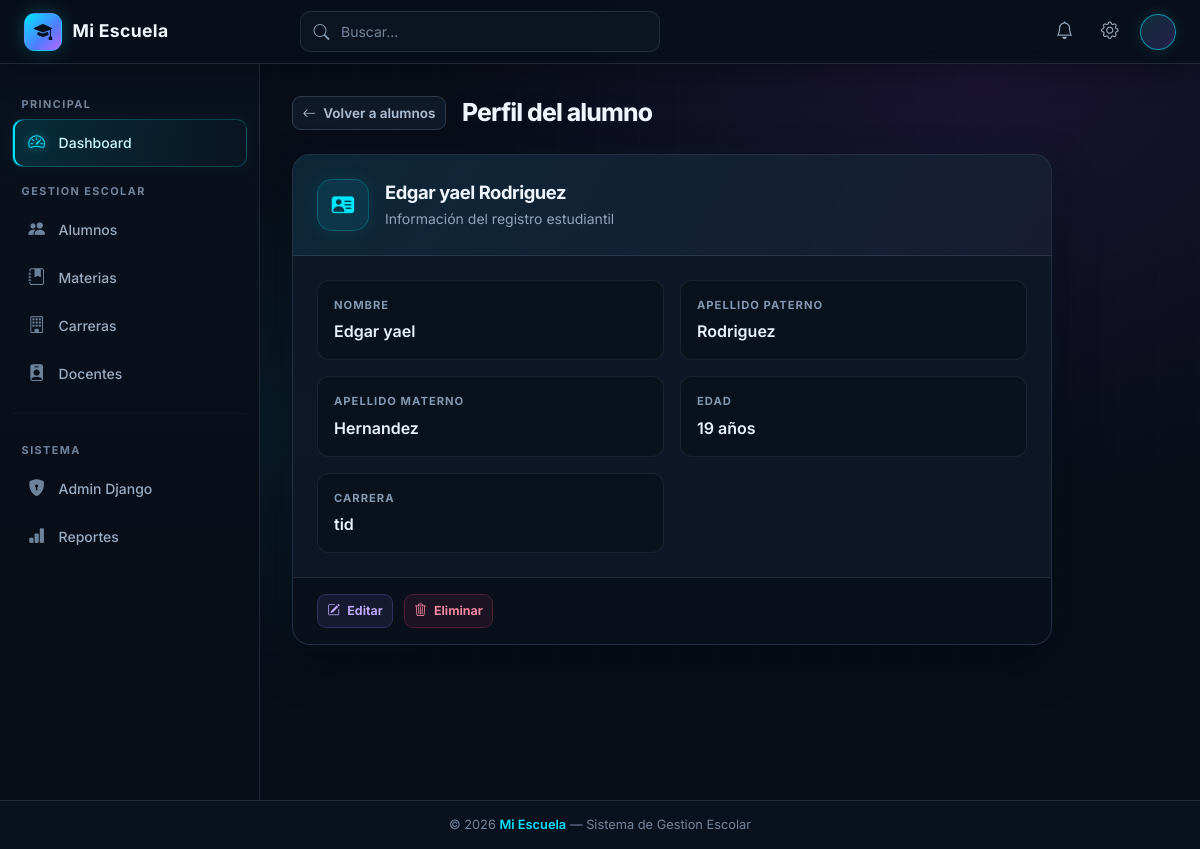
Page /alumnos/detalle_alumno/4/ on the committed database.
### alumnos/models.py (models this page shows, shortened)
class Alumno(models.Model):
    carrera = models.ForeignKey('Carrera', on_delete=models.CASCADE, verbose_name="Carrera")
    matricula = models.CharField(verbose_name="Matricula", max_length=10, unique=True)
    nombre = models.CharField(verbose_name="Nombre alumno", max_length=50)
    apellido_paterno = models.CharField(verbose_name="Apellido paterno", max_length=100)
    apellido_materno = models.CharField(verbose_name="Apellido materno", max_length=100)
    edad = models.IntegerField(verbose_name="Edad")
    fecha_registro = models.DateTimeField(verbose_name="Fecha de registro", auto_now_add=True)

class Carrera(models.Model):
    codigo = models.CharField(verbose_name="Código de la carrera", max_length=10, unique=True)
    nombre = models.CharField(verbose_name="Nombre de la carrera", max_length=100)
    duracion = models.IntegerField(verbose_name="Duración en cuatrimestres")
    fecha_registro = models.DateTimeField(verbose_name="Fecha de registro", auto_now_add=True)

### alumnos/views.py (the view)
# urls.py: path('detalle_alumno/<int:id>/', views.detalle_alumno, name='detalle_alumno'),
def detalle_alumno(request, id):
    alumno = Alumno.objects.get(id=id)
    return render(request, 'detalle_alumno.html', {'alumno': alumno})

### alumnos/templates/detalle_alumno.html (shortened to what this page needs)
{% extends 'base.html' %}
{% block contenido %}
<div class="page-header">
    <a href="{% url 'lista_alumnos' %}" class="btn-back">
        <i class="bi bi-arrow-left"></i> Volver a alumnos
    </a>
    <h1 class="page-title">Perfil del alumno</h1>
</div>
<section class="detail-card">
    <header class="detail-card-header">
        <div class="detail-card-icon">
            <i class="bi bi-person-vcard-fill"></i>
        </div>
        <div>
            <h2 class="detail-card-title">{{ alumno.nombre }} {{ alumno.apellido_paterno }}</h2>
            <p class="detail-card-subtitle">Información del registro estudiantil</p>
        </div>
    </header>
    <div class="detail-grid">
        <div class="detail-item">
            <span class="detail-label">Nombre</span>
            <span class="detail-value">{{ alumno.nombre }}</span>
        </div>
        <div class="detail-item">
            <span class="detail-label">Apellido paterno</span>
            <span class="detail-value">{{ alumno.apellido_paterno }}</span>
        </div>
        <div class="detail-item">
            <span class="detail-label">Apellido materno</span>
            <span class="detail-value">{{ alumno.apellido_materno }}</span>
        </div>
        <div class="detail-item">
            <span class="detail-label">Edad</span>
            <span class="detail-value">{{ alumno.edad }} años</span>
        </div>
        <div class="detail-item">
            <span class="detail-label">Carrera</span>
            <span class="detail-value">{{ alumno.carrera.nombre }}</span>
        </div>
    </div>
    <footer class="detail-card-footer">
        <a href="{% url 'editar_alumno' alumno.id %}" class="student-action student-action-edit">
            <i class="bi bi-pencil-square"></i> Editar
        </a>
        <a href="{% url 'eliminar_alumno' alumno.id %}" class="student-action student-action-delete">
            <i class="bi bi-trash3"></i> Eliminar
        </a>
    </footer>
</section>
{% endblock %}

### alumnos/static/alumnos/css/base.css (style rules this page uses)
:root { color-scheme: dark; --bg: #080d18; --surface: #101a29; --surface-raised: #152236; --line: rgba(137, 166, 204, 0.17); --text: #e8f1ff; --muted: #91a4bc; --cyan: #00e5ff; --purple: #b967ff; --pink: #ff5277; --sidebar-width: 260px; --navbar-height: 64px; --primary: var(--cyan); --primary-dark: #00b8d4; --sidebar-bg: var(--bg); --sidebar-hover: #111c2c; --sidebar-active: var(--cyan); --text-muted-sidebar: #71839b; --content-bg: var(--bg); }
* { box-sizing: border-box; }
html { min-width: 320px; scroll-behavior: smooth; }
body { display: flex; min-height: 100vh; flex-direction: column; margin: 0; background: radial-gradient(ellipse at 82% 8%, rgba(120, 55, 190, 0.16), transparent 34rem), radial-gradient(ellipse at 15% 50%, rgba(0, 190, 220, 0.08), transparent 38rem), repeating-linear-gradient(0deg, transparent 0, transparent 39px, rgba(103, 148, 190, 0.022) 40px), repeating-linear-gradient(90deg, transparent 0, transparent 39px, rgba(103, 148, 190, 0.022) 40px), var(--bg); color: var(--text); font-family: 'Inter', sans-serif; }
a { color: var(--cyan); }
a, button, input, select, textarea { -webkit-tap-highlight-color: transparent; }
h1, h2, h3, h4, h5, h6 { color: #eff6ff; letter-spacing: -0.025em; }
.btn, .btn-save, .btn-delete, .btn-new-student, .btn-back, .student-action { display: inline-flex; min-height: 38px; align-items: center; justify-content: center; gap: 0.45rem; padding: 0.55rem 0.85rem; border: 1px solid transparent; border-radius: 9px; font: inherit; font-size: 0.84rem; font-weight: 650; line-height: 1.2; text-decoration: none; cursor: pointer; transition: color 0.18s, background 0.18s, border-color 0.18s, box-shadow 0.18s, transform 0.18s; }
.btn-back { min-height: 34px; padding: 0.35rem 0.6rem; border-color: #2b3b50; background: rgba(17, 28, 44, 0.8); color: #a9bbd1; }
.page-header { display: flex; align-items: center; gap: 1rem; margin-bottom: 1.5rem; }
.page-title, .students-heading { margin: 0; color: #f0f6ff; font-size: 1.55rem; font-weight: 750; letter-spacing: -0.035em; text-shadow: 0 0 22px rgba(0, 229, 255, 0.08); }
.form-card, .confirm-card, .detail-card, .students-table-card { width: min(100%, 800px); overflow: hidden; border: 1px solid var(--line); border-radius: 18px; background: rgba(15, 24, 39, 0.96); box-shadow: 0 18px 48px rgba(0, 0, 0, 0.3), 0 0 28px rgba(0, 229, 255, 0.035); }
.student-action { min-height: 34px; padding: 0.4rem 0.6rem; border-color: transparent; font-size: 0.78rem; }
.student-action-edit { border-color: rgba(159, 124, 255, 0.22); background: rgba(159, 124, 255, 0.09); color: #c4adff; }
.student-action-delete { border-color: rgba(255, 77, 117, 0.2); background: rgba(255, 77, 117, 0.08); color: #ff8da5; }
.detail-card { max-width: 760px; }
.detail-card-header { display: flex; align-items: center; gap: 1rem; padding: 1.5rem; border-bottom: 1px solid var(--line); background: linear-gradient(120deg, rgba(0, 229, 255, 0.08), rgba(185, 103, 255, 0.06)); }
.detail-card-icon { display: grid; width: 52px; height: 52px; flex: 0 0 52px; place-items: center; border: 1px solid rgba(0, 229, 255, 0.22); border-radius: 15px; background: rgba(0, 229, 255, 0.09); box-shadow: 0 0 18px rgba(0, 229, 255, 0.1); color: var(--cyan); font-size: 1.4rem; }
.detail-card-title { margin: 0; color: #eff6ff; font-size: 1.15rem; font-weight: 700; }
.detail-card-subtitle { margin: 0.25rem 0 0; color: var(--muted); font-size: 0.875rem; }
.detail-grid { display: grid; grid-template-columns: repeat(2, minmax(0, 1fr)); gap: 1rem; padding: 1.5rem; }
.detail-item { min-width: 0; padding: 1rem; border: 1px solid rgba(130, 165, 205, 0.12); border-radius: 12px; background: rgba(7, 13, 23, 0.55); }
.detail-label { display: block; margin-bottom: 0.35rem; color: #8297b0; font-size: 0.7rem; font-weight: 700; letter-spacing: 0.09em; text-transform: uppercase; }
.detail-value { color: #e8f1ff; font-weight: 600; overflow-wrap: anywhere; }
.detail-card-footer { display: flex; gap: 0.65rem; padding: 1rem 1.5rem; border-top: 1px solid var(--line); background: rgba(8, 14, 24, 0.72); }

### rows in the picture
Alumno: nombre "Edgar yael", apellido_paterno "Rodriguez", apellido_materno "Hernandez", edad "19", carrera.nombre "tid"
